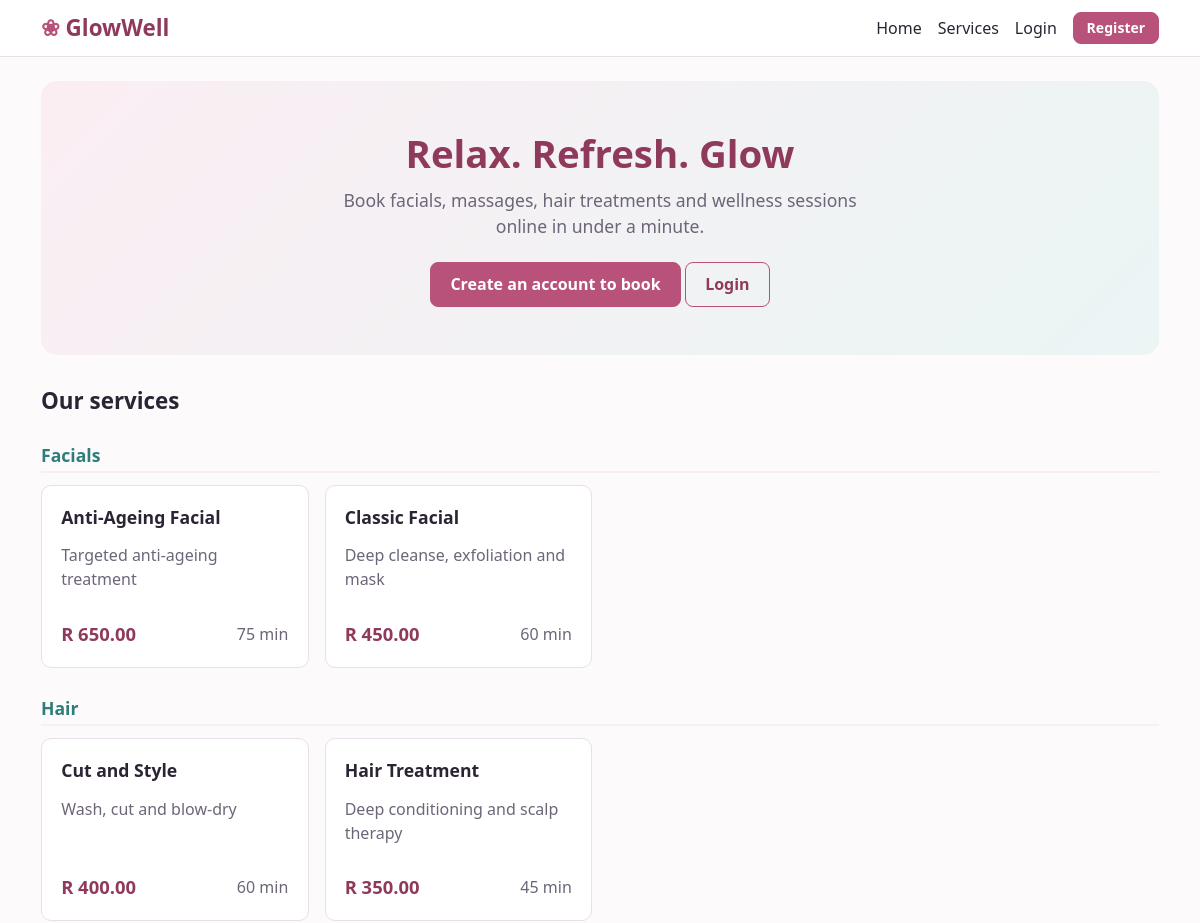
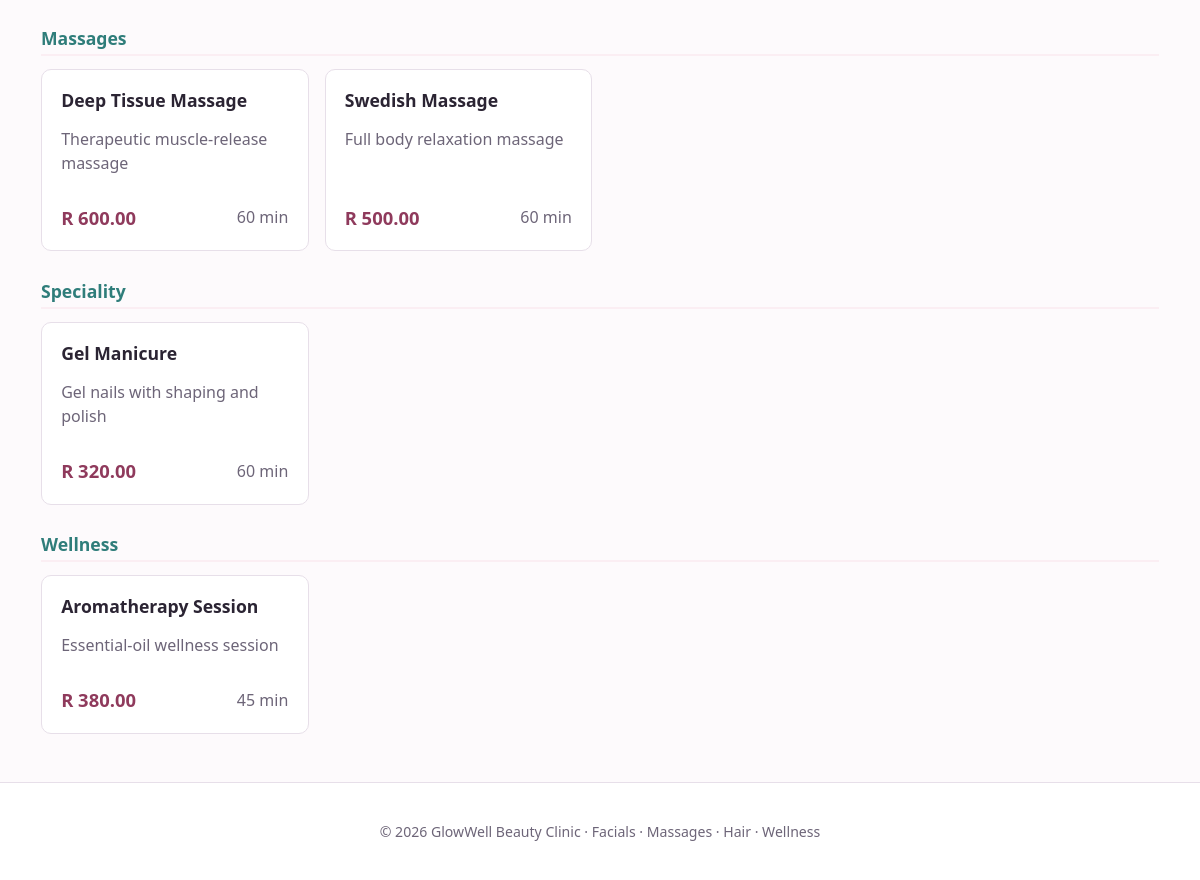
The page / on the database its author committed (2 pictures, top to bottom).
### tables this page shows
CREATE TABLE services (
    service_id        INT UNSIGNED AUTO_INCREMENT PRIMARY KEY,
    category_id       INT UNSIGNED NOT NULL,
    service_name      VARCHAR(100) NOT NULL UNIQUE,
    description       VARCHAR(255) NULL,
    duration_minutes  SMALLINT UNSIGNED NOT NULL,
    price             DECIMAL(8,2) NOT NULL,
    is_active         TINYINT(1) NOT NULL DEFAULT 1,
    CONSTRAINT chk_price CHECK (price >= 0),
    CONSTRAINT chk_duration CHECK (duration_minutes > 0),
    CONSTRAINT fk_service_category FOREIGN KEY (category_id)
        REFERENCES service_categories(category_id)
);

### includes/functions.php (called while the page is built, shortened)
<?php
    function e($value): string {
        return htmlspecialchars((string)$value, ENT_QUOTES, 'UTF-8');
    }
    function url(string $path = ""): string {
        return BASE_URL . '/' . ltrim($path, '/');
    }
    function is_logged_in(): bool {
        return !empty($_SESSION['user_id']);
    }
    function money($amount): string {
        return 'R ' . number_format((float)$amount, 2, '.', ' ');
    }

### index.php (the view, shortened to what this page needs)
<?php
    require_once __DIR__ . '/includes/functions.php';
    $pdo = db();
    $rows = $pdo->query(
        "SELECT s.service_id, s.service_name, s.description, s.duration_minutes, s.price, c.category_name
        FROM services s
        JOIN service_categories c ON  c.category_id = s.category_id
        WHERE s.is_active = 1
        ORDER BY c.category_name, s.service_name"
    )->fetchAll();
    $grouped = [];
    foreach($rows as $r) {
        $grouped[$r['category_name']][] = $r;
    }
    require __DIR__ . '/includes/header.php';
?>
<section class="hero">
    <h1>Relax. Refresh. Glow</h1>
    <p>Book facials, massages, hair treatments and wellness sessions online in under a minute.</p>
    <?php if (($_SESSION['role'] ?? "") === 'customer'): ?>
        <a class="btn" href="<?= e(url('book.php')) ?>">Book an appointment</a>
    <?php elseif(!is_logged_in()): ?>
        <a class="btn" href="<?= e(url('register.php')) ?>">Create an account to book</a>
        <a class="btn btn-outline" href="<?= e(url('login.php'))?>">Login</a>
    <?php else: ?>
        <a class="btn" href="<?= e(url(home_for_role())) ?>">Go to my dashboard</a>
    <?php endif; ?>
</section>
<h2 id="services">Our services</h2>
<?php foreach($grouped as $category => $services): ?>
    <h3 class="category-title"><?= e($category)?></h3>
    <div class="grid grid-3">
        <?php foreach($services as $s): ?>
            <article class="card service-card">
                <div>
                    <h3><?= e($s['service_name']) ?></h3>
                    <p class="muted"><?= e($s['description'])?></p>
                </div>
                <div class="service-meta">
                    <span class="price"><?= e(money($s['price'])) ?></span>
                    <span class="muted"><?= (int)$s['duration_minutes'] ?> min</span>
                </div>
            </article>
        <?php endforeach; ?>
    </div>
<?php endforeach; ?>
<?php require __DIR__ . '/includes/footer.php'; ?>

### includes/header.php (shortened to what this page needs)
<?php
    require_once __DIR__ . '/functions.php';
    $role = $_SESSION['role'] ?? '';
?>
<!DOCTYPE html>
<html lang="en">
<head>
    <link rel="stylesheet" href="<?= e(url('assets/css/style.css')) ?>">
</head>
<body>
<header class="site-header">
    <div class="header-inner">
        <a class="brand" href="<?= e(url('index.php')) ?>"><span class="brand-mark">&#10048;</span> GlowWell</a>
        <nav id="mainNav" class="main-nav">
            <?php if ($role === 'admin'): ?>
                <a href="<?= e(url('admin/dashboard.php')) ?>">Dashboard</a>
                <a href="<?= e(url('admin/appointments.php')) ?>">Appointments</a>
                <a href="<?= e(url('admin/customers.php')) ?>">Customers</a>
                <a href="<?= e(url('admin/staff.php')) ?>">Staff</a>
                <a href="<?= e(url('admin/services.php')) ?>">Services</a>
                <a href="<?= e(url('admin/reports.php')) ?>">Reports</a>
            <?php elseif ($role === 'staff'): ?>
                <a href="<?= e(url('staff/dashboard.php')) ?>">My Schedule</a>
            <?php elseif ($role === 'customer'): ?>
                <a href="<?= e(url('index.php')) ?>">Services</a>
                <a href="<?= e(url('book.php')) ?>">Book Now</a>
                <a href="<?= e(url('my_appointments.php')) ?>">My Appointments</a>
            <?php else: ?>
                <a href="<?= e(url('index.php')) ?>">Home</a>
                <a href="<?= e(url('index.php#services')) ?>">Services</a>
                <a href="<?= e(url('login.php')) ?>">Login</a>
                <a class="btn btn-small" href="<?= e(url('register.php')) ?>">Register</a>
            <?php endif; ?>
        </nav>
    </div>
</header>
<main class="container">

### includes/footer.php (shortened to what this page needs)
</main>
<footer class="site-footer">
    <p>&copy; <?= date('Y') ?> GlowWell Beauty Clinic &middot; Facials &middot; Massages &middot; Hair &middot; Wellness</p>
</footer>
</body>
</html>

### assets/css/style.css (style rules this page uses)
:root { --rose: #b8527a; --rose-dark: #8f3a5c; --rose-light: #fbeef3; --teal: #2f7d7a; --ink: #2b2433; --muted: #6d6578; --line: #e7dfe9; --bg: #fdfafc; --white: #ffffff; --ok: #2e7d4f; --warn: #b7791f; --bad: #c0392b; --radius: 10px; }
* { box-sizing: border-box; }
body { margin: 0; font-family: "Segoe UI", Roboto, Helvetica, Arial, sans-serif; color: var(--ink); background: var(--bg); line-height: 1.5; }
a { color: var(--rose-dark); }
h1, h2, h3 { line-height: 1.25; margin: 0 0 .6rem; }
h1 { font-size: 1.9rem; }
h2 { font-size: 1.4rem; }
h3 { font-size: 1.1rem; }
.container { max-width: 1150px; margin: 0 auto; padding: 1.5rem 1rem 3rem; min-height: 70vh; }
.muted { color: var(--muted); }
.site-header { background: var(--white); border-bottom: 1px solid var(--line); position: sticky; top: 0; z-index: 20; }
.header-inner { max-width: 1150px; margin: 0 auto; padding: .7rem 1rem; display: flex; align-items: center; justify-content: space-between; gap: 1rem; flex-wrap: wrap; }
.brand { font-size: 1.4rem; font-weight: 700; color: var(--rose-dark); text-decoration: none; }
.brand-mark { color: var(--rose); }
.main-nav { display: flex; align-items: center; gap: 1rem; flex-wrap: wrap; }
.main-nav a:not(.btn) { color: var(--ink); text-decoration: none; font-weight: 500; }
.btn { display: inline-block; background: var(--rose); color: #fff; border: 1px solid var(--rose); padding: .6rem 1.2rem; border-radius: 8px; font-size: 1rem; cursor: pointer; text-decoration: none; font-weight: 600; }
.btn-small { padding: .3rem .8rem; font-size: .88rem; }
.btn-outline { background: transparent; color: var(--rose-dark); }
.hero { background: linear-gradient(135deg, var(--rose-light), #eaf5f4); border-radius: 16px; padding: 3rem 2rem; text-align: center; margin-bottom: 2rem; }
.hero h1 { font-size: 2.4rem; color: var(--rose-dark); }
.hero p { max-width: 560px; margin: .5rem auto 1.4rem; color: var(--muted); font-size: 1.1rem; }
.card { background: var(--white); border: 1px solid var(--line); border-radius: var(--radius); padding: 1.2rem; margin-bottom: 1.2rem; }
.grid { display: grid; gap: 1rem; }
.grid-3 { grid-template-columns: repeat(auto-fill, minmax(260px, 1fr)); }
.service-card { display: flex; flex-direction: column; justify-content: space-between; margin: 0; }
.service-card .price { font-weight: 700; color: var(--rose-dark); font-size: 1.15rem; }
.service-meta { display: flex; justify-content: space-between; align-items: center; margin-top: .8rem; }
.category-title { margin: 1.8rem 0 .8rem; padding-bottom: .3rem; border-bottom: 2px solid var(--rose-light); color: var(--teal); }
.site-footer { text-align: center; padding: 1.5rem 1rem; color: var(--muted); border-top: 1px solid var(--line); font-size: .88rem; background: #fff; }

### rows shown on the page
services: service_name "Anti-Ageing Facial", description "Targeted anti-ageing treatment", price "R 650.00", duration_minutes "75"
services: service_name "Classic Facial", description "Deep cleanse, exfoliation and mask", price "R 450.00", duration_minutes "60"
services: service_name "Cut and Style", description "Wash, cut and blow-dry", price "R 400.00", duration_minutes "60"
services: service_name "Hair Treatment", description "Deep conditioning and scalp therapy", price "R 350.00", duration_minutes "45"
services: service_name "Deep Tissue Massage", description "Therapeutic muscle-release massage", price "R 600.00", duration_minutes "60"
services: service_name "Swedish Massage", description "Full body relaxation massage", price "R 500.00", duration_minutes "60"
services: service_name "Gel Manicure", description "Gel nails with shaping and polish", price "R 320.00", duration_minutes "60"
services: service_name "Aromatherapy Session", description "Essential-oil wellness session", price "R 380.00", duration_minutes "45"

### other values the page prints
$category "Facials"
$category "Hair"
$category "Massages"
$category "Speciality"
$category "Wellness"
